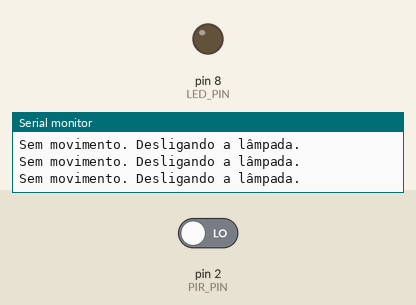
Recording of a sketch running on a simulated Arduino Uno, built with avr-gcc and run on an emulated ATmega328P. Parts: output pins drawn as LEDs (lit = HIGH), the last lines printed to the serial monitor. Inputs (shaded band) come from the test bench; at power-on: pin 2 (PIR_PIN) LOW.

Above: at 1.8 s.
1.9 s: pin 2 (PIR_PIN) driven HIGH
At 2.6 s:
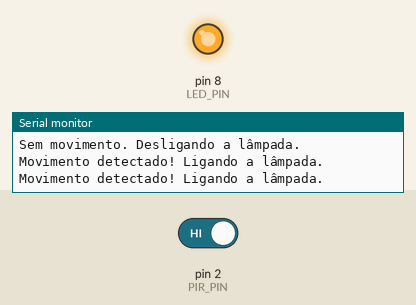
3.5 s: pin 2 (PIR_PIN) driven LOW
At 3.8 s:
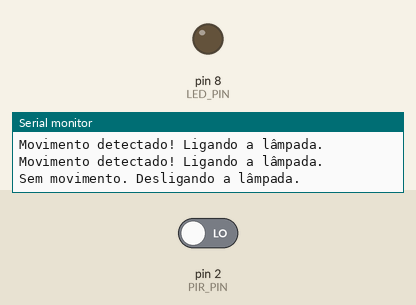
Timing chart, 0 to 6.5 s (numbered marks = the images above; inputs shaded):
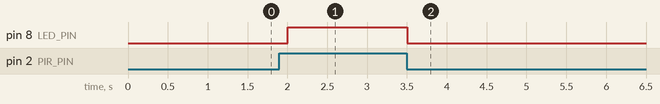

Measured:
- after the input at 1.9 s, pin 8 (LED_PIN): LOW → HIGH after 0.10 s
- after the input at 3.5 s, pin 8 (LED_PIN): HIGH → LOW at once

The sketch:

sizzling_leelo1.ino
```cpp
#define PIR_PIN 2       // Pino onde o sensor PIR está conectado
#define LED_PIN 8       // Pino onde a lâmpada (LED) está conectada

void setup() {
  pinMode(PIR_PIN, INPUT);   // Configura o PIR como entrada
  pinMode(LED_PIN, OUTPUT);  // Configura o LED como saída
  digitalWrite(LED_PIN, LOW); // Lâmpada desligada inicialmente
  Serial.begin(9600);
  Serial.println("Sistema inicializado...");
}

void loop() {
  int pirState = digitalRead(PIR_PIN); // Lê o estado do PIR

  if (pirState == HIGH) { // Movimento detectado
    Serial.println("Movimento detectado! Ligando a lâmpada.");
    digitalWrite(LED_PIN, HIGH); // Liga o LED
  } else { // Sem movimento
    Serial.println("Sem movimento. Desligando a lâmpada.");
    digitalWrite(LED_PIN, LOW); // Desliga o LED
  }

  delay(500); // Pequeno atraso para estabilidade
}
```
